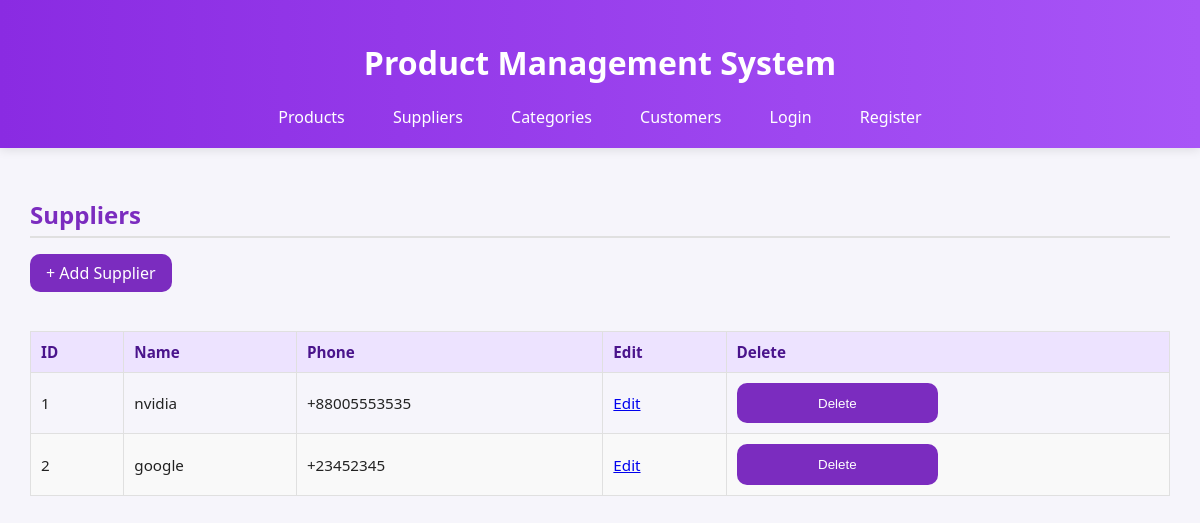
The app's page /suppliers with its own data.
### models.py (models this page shows)
class Supplier(db.Model):
    id = db.Column(db.Integer, primary_key=True)
    name = db.Column(db.String(120), nullable=False)
    phone = db.Column(db.String(50))
    products = db.relationship('Product', backref='supplier', lazy=True)

### routes.py (the view)
@app.route('/suppliers')
def suppliers():
    suppliers = Supplier.query.all()
    return render_template('suppliers.html', suppliers=suppliers)

### routes.py (called while the page is built)
@app.context_processor
def inject_user_status():
    return {'logged_in': 'user_id' in session}

### templates/suppliers.html (shortened to what this page needs)
{% extends "base.html" %}
{% block content %}
<div class="card">
  <div class="card-header">
    <h2>Suppliers</h2>
    <a href="{{ url_for('add_supplier') }}" class="btn-add">+ Add Supplier</a>
  </div>
  <table class="styled-table">
    <thead>
      <tr>
        <th>ID</th>
        <th>Name</th>
        <th>Phone</th>
        <th>Edit</th>
        <th>Delete</th>
      </tr>
    </thead>
    <tbody>
      {% for supplier in suppliers %}
      <tr>
        <td>{{ supplier.id }}</td>
        <td>{{ supplier.name }}</td>
        <td>{{ supplier.phone or '' }}</td>
        <td><a href="{{ url_for('edit_item', model='supplier', item_id=supplier.id) }}" class="btn-edit">Edit</a></td>
        <td>
          <form method="POST" action="{{ url_for('delete_item', model='supplier', item_id=supplier.id) }}" onsubmit="return confirm('Delete this supplier?');">
            <button type="submit" class="btn-delete">Delete</button>
          </form>
        </td>
      </tr>
      {% else %}
      <tr><td colspan="5" style="text-align:center;">No suppliers found</td></tr>
      {% endfor %}
    </tbody>
  </table>
</div>
{% endblock %}

### static/style.css (style rules this page uses)
body { font-family: "Poppins", sans-serif; background: #f4f3f7; color: #222; margin: 0; padding: 0; }
h2 { color: #7B2CBF; border-bottom: 2px solid #E0E0E0; padding-bottom: 5px; margin-bottom: 1rem; }
form { display: grid; grid-template-columns: 1fr 1fr; gap: 1.2rem; }
button, input[type="submit"] { background: #7B2CBF; color: white; border: none; padding: 0.8rem 1rem; border-radius: 10px; cursor: pointer; transition: 0.3s; }
table { width: 100%; border-collapse: collapse; margin-top: 1.5rem; font-size: 0.95rem; }
th, td { border: 1px solid #e0e0e0; padding: 10px; text-align: left; }
th { background: #ede3ff; color: #4a148c; }
tr:nth-child(even) { background-color: #f9f9f9; }
.btn-add { display: inline-block; background: #7B2CBF; color: white; padding: 8px 16px; border-radius: 10px; text-decoration: none; transition: 0.3s; margin-bottom: 15px; }

### templates/base.html (style rules this page uses)
body { font-family: 'Segoe UI', sans-serif; background-color: #f6f5fb; margin: 0; padding: 0; }

### records on screen
Supplier: id "1", name "nvidia", phone "+88005553535"
Supplier: id "2", name "google", phone "+23452345"
